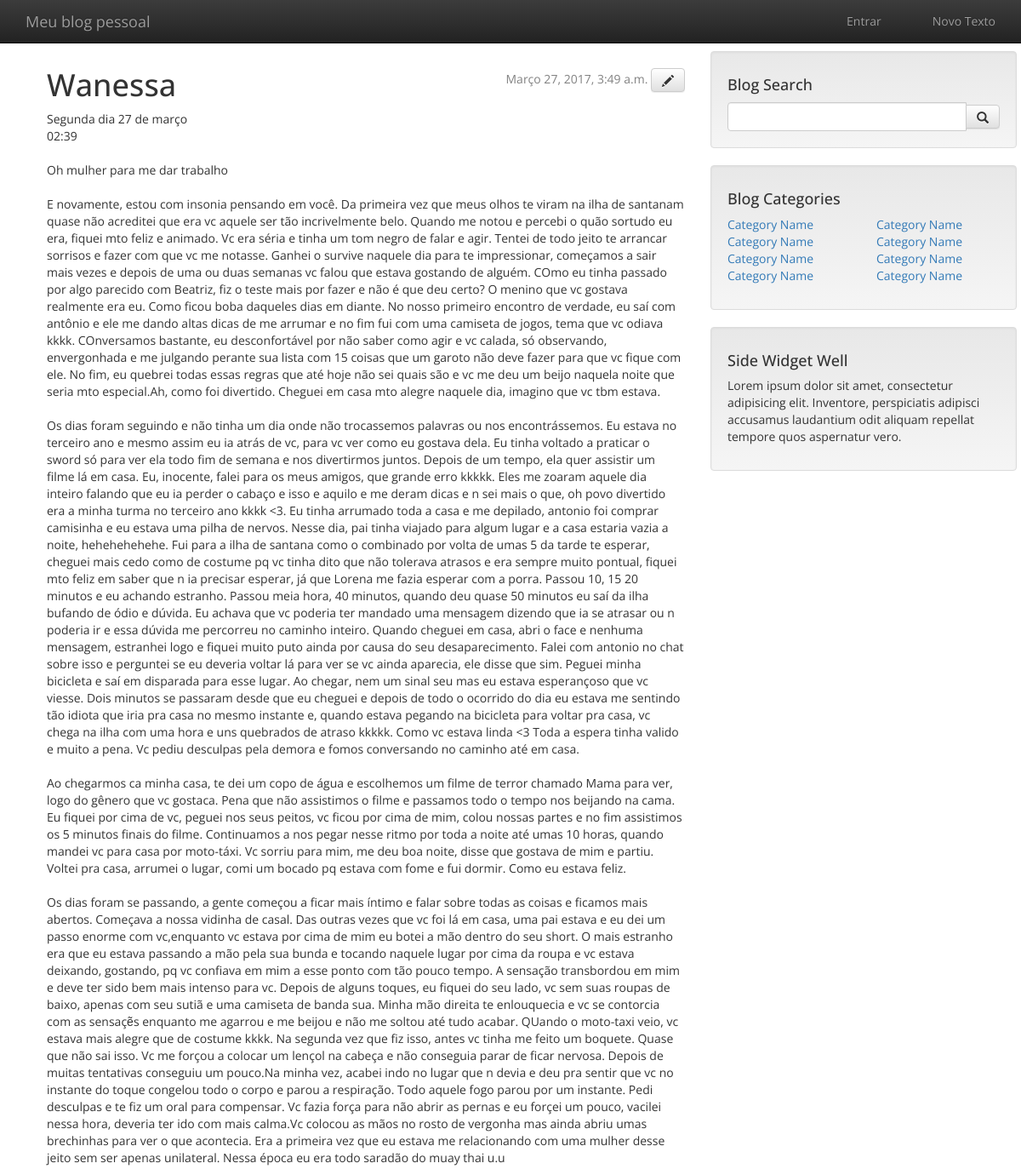
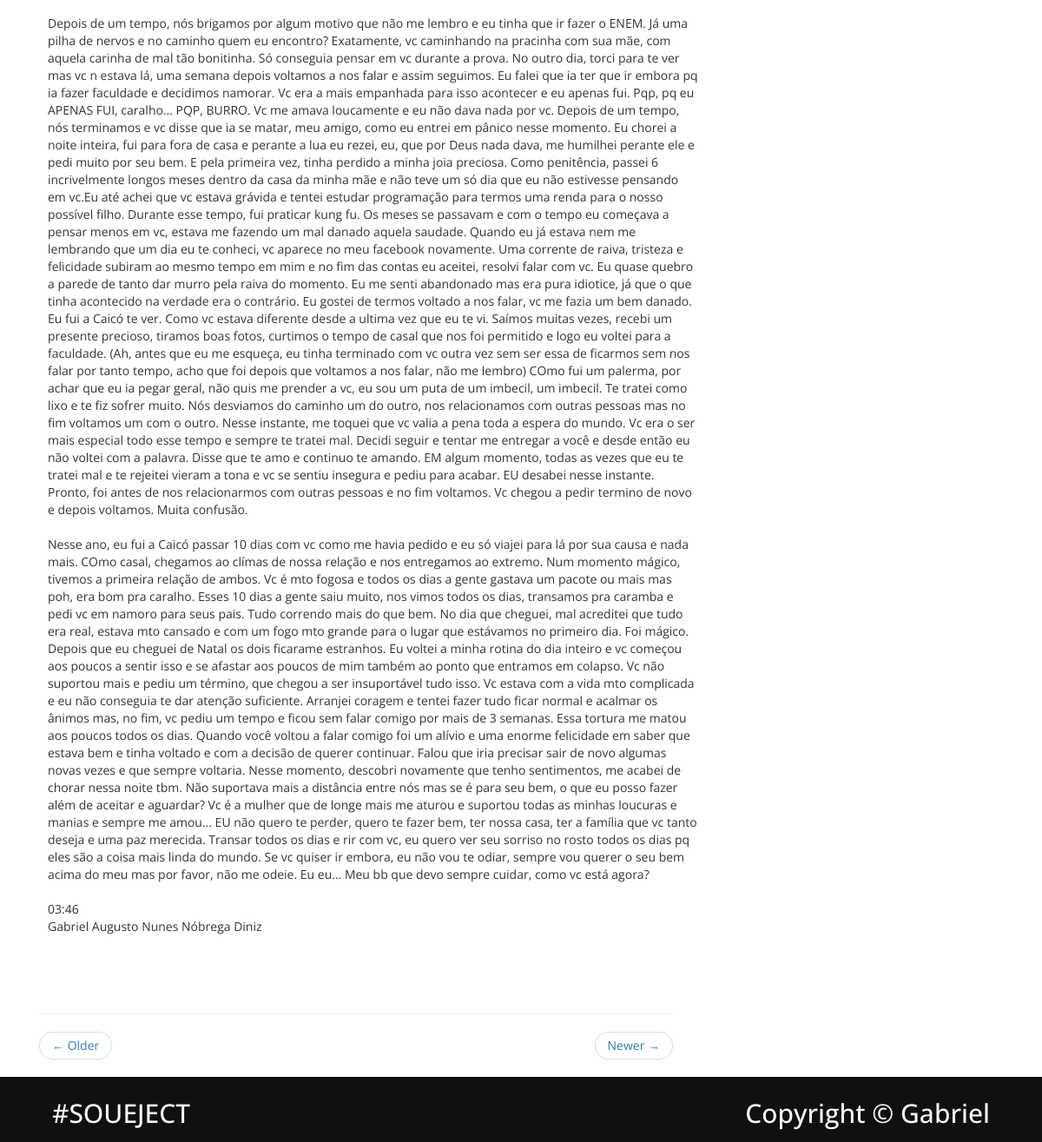
The page /post/10/ on the database its author committed (2 pictures, top to bottom).
### blog/models.py (models this page shows, shortened)
class Post(models.Model):
	author = models.ForeignKey('auth.User')
	title = models.CharField(max_length=200)
	text = models.TextField()
	create_date = models.DateTimeField(default=timezone.now)
	published_date = models.DateTimeField(blank=True, null=True)

### blog/views.py (the view)
# urls.py: url(r'^post/(?P<pk>[0-9]+)/$', views.post_detail, name="post_detail"),
def post_detail(request, pk):
    post = get_object_or_404(Post, pk=pk)
    return render(request, 'blog/post_detail.html', {'post': post})

### blog/templates/blog/post_detail.html
{% extends 'blog/base.html' %}
{% block content %}
    <div class="post">
        {% if post.published_date %}
            <div class="date">
                {{ post.published_date }}
                <a class="btn btn-default" href="{% url 'blog:post_edit' pk=post.pk %}" ><span class="glyphicon glyphicon-pencil"></span></a>
            </div>
        {% endif %}
        <h1>{{ post.title }}</h1>
        <p>{{ post.text|linebreaksbr }}</p>
    </div>
{% endblock %}

### blog/static/css/blog.css (style rules this page uses)
h1, h2, h3, h4 { font-family: 'Lobster', cursive; }
.date { float: right; color: #828282; }
.post { margin-bottom: 70px; }

### blog/templates/blog/base.html (style rules this page uses)
body { font-family: 'Open Sans', sans-serif !important; }
body, h1, h2, h3, h4, a, li { font-family: 'Open Sans', sans-serif !important; }

### rows shown on the page
Post: published_date "Março 27, 2017, 3:49 a.m.", title "Wanessa", text "Segunda dia 27 de março 02:39 Oh mulher para me dar trabalho E novamente, estou com insonia pensando em você. Da primeira vez que meus olhos te viram na ilha de santanam quase não acreditei que era vc aquele ser tão incrivelmente belo. Quando me notou e percebi o quão sortudo eu era, fiquei mto feliz e animado. Vc era séria e tinha um tom negro de falar e agir. Tentei de todo jeito te arrancar sorrisos e fazer com que vc me notasse. Ganhei o survive naquele dia para te impressionar, começamos a sair mais vezes e depois de uma ou duas semanas vc falou que estava gostando de alguém. COmo eu tinha passado por algo parecido com Beatriz, fiz o teste mais por fazer e não é que deu certo? O menino…"
